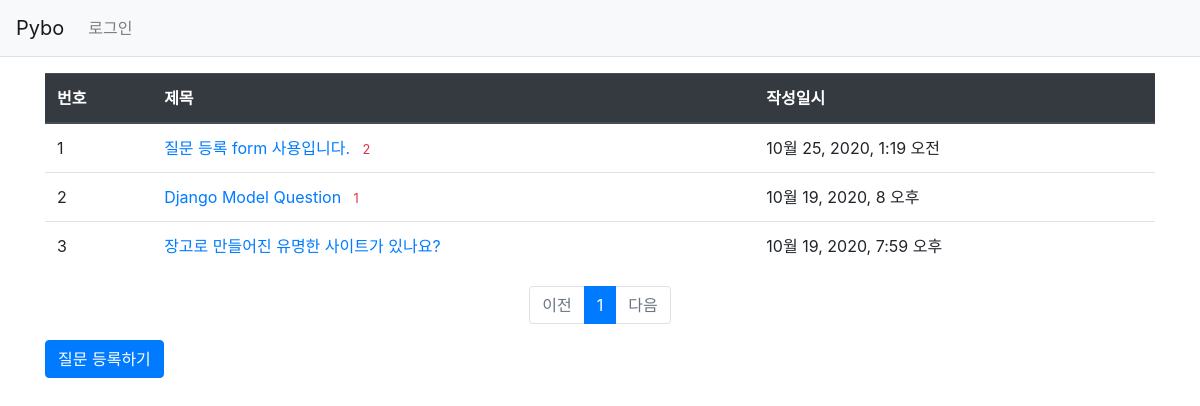
/pybo/, run on an earlier commit of the app's database.
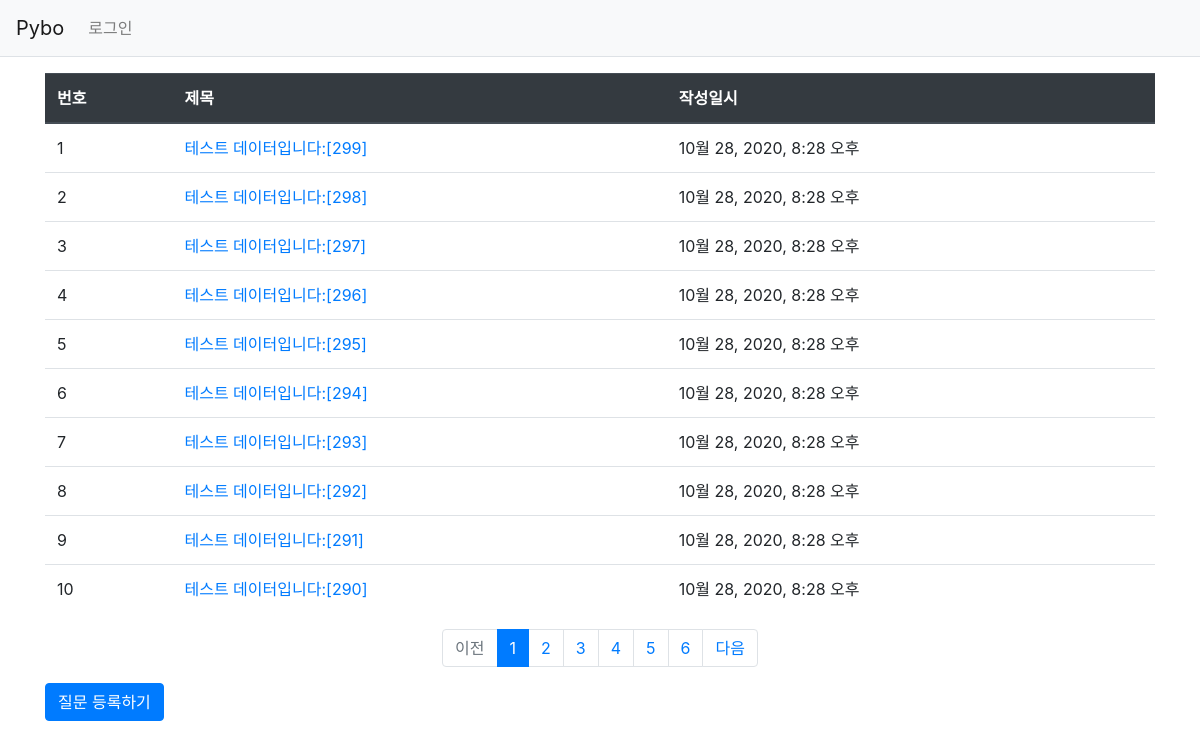
And on a later commit of the database.
### pybo/models.py (models this page shows, shortened)
class Question(models.Model):
    subject = models.CharField(max_length=200)
    content = models.TextField()
    create_date = models.DateTimeField()

### pybo/views.py (the view)
# urls.py: path('', views.index, name='index')
def index(request):
    page = request.GET.get('page', '1')  # 페이지
    question_list = Question.objects.order_by('-create_date')
    paginator = Paginator(question_list, 10)  # 페이지당 10개씩 보여주기
    page_obj = paginator.get_page(page)
    context = {'question_list': page_obj}
    return render(request, 'pybo/question_list.html', context)

### templates/pybo/question_list.html
{% extends 'base.html' %}
{% block content %}
{% load static %}
<link rel="stylesheet" type="text/css" href="{% static 'bootstrap.min.css' %}">
<div class="container my-3">
    <table class="table">
        <thead>
        <tr class="thead-dark">
            <th>번호</th>
            <th>제목</th>
            <th>작성일시</th>
        </tr>
        </thead>
        <tbody>
        {% if question_list %}
        {% for question in question_list %}
        <tr>
            <td>{{ forloop.counter }}</td>
            <td>
                <a href="{% url 'pybo:detail' question.id %}">{{ question.subject }}</a>
                {% if question.answer_set.count > 0 %}
                <span class="text-danger small ml-2">{{ question.answer_set.count }}</span>
                {% endif %}
            </td>
            <td>{{ question.create_date }}</td>
        </tr>
        {% endfor %}
        {% else %}
        <tr>
            <td colspan="3">질문이 없습니다.</td>
        </tr>
        {% endif %}
        </tbody>
    </table>
        <ul class="pagination justify-content-center">
        {% if question_list.has_previous %}
        <li class="page-item">
            <a class="page-link" href="?page={{ question_list.previous_page_number }}">이전</a>
        </li>
        {% else %}
        <li class="page-item disabled">
            <a class="page-link" tabindex="-1" aria-disabled="true" href="#">이전</a>
        </li>
        {% endif %}
        {% for page_number in question_list.paginator.page_range %}
            {% if page_number >= question_list.number|add:-5 and page_number <= question_list.number|add:5 %}
            {% if page_number == question_list.number %}
            <li class="page-item active" aria-current="page">
                <a class="page-link" href="?page={{ page_number }}">{{ page_number }}</a>
            </li>
            {% else %}
            <li class="page-item">
                <a class="page-link" href="?page={{ page_number }}">{{ page_number }}</a>
            </li>
            {% endif %}
            {% endif %}
        {% endfor %}
        {% if question_list.has_next %}
        <li class="page-item">
            <a class="page-link" href="?page={{ question_list.next_page_number }}">다음</a>
        </li>
        {% else %}
        <li class="page-item disabled">
            <a class="page-link" tabindex="-1" aria-disabled="true" href="#">다음</a>
        </li>
        {% endif %}
    </ul>
        <a href="{% url 'pybo:question_create' %}" class="btn btn-primary">질문 등록하기</a>
</div>
{% endblock %}

### templates/base.html (shortened to what this page needs)
{% load static %}
<!doctype html>
<html lang="ko">
<head>
    <link rel="stylesheet" type="text/css" href="{% static 'bootstrap.min.css' %}">
    <link rel="stylesheet" type="text/css" href="{% static 'style.css' %}">
</head>
<body>
{% include "navbar.html" %}
{% block content %}
{% endblock %}
</body>
</html>

### templates/navbar.html (shortened to what this page needs)
<nav class="navbar navbar-expand-lg navbar-light bg-light border-bottom">
    <a class="navbar-brand" href="{% url 'pybo:index' %}">Pybo</a>
    <div class="collapse navbar-collapse flex-grow-0" id="navbarNav">
        <ul class="navbar-nav">
            <li class="nav-item ">
                {% if user.is_authenticated %}
                <a class="nav-link" href="{% url 'common:logout' %}">{{ user.username }} (로그아웃)</a>
                {% else %}
                <a class="nav-link" href="{% url 'common:login' %}">로그인</a>
                {% endif %}
            </li>
        </ul>
    </div>
</nav>

What changed in the data, as far as the page shows it:
no longer on this page (row unchanged): Question: subject "질문 등록 form 사용입니다.", answer_set.count "2", create_date "10월 25, 2020, 1:19 오전"
no longer on this page (row unchanged): Question: subject "Django Model Question", answer_set.count "1", create_date "10월 19, 2020, 8 오후"
no longer on this page (row unchanged): Question: subject "장고로 만들어진 유명한 사이트가 있나요?", create_date "10월 19, 2020, 7:59 오후"
added Question: subject "테스트 데이터입니다:[299]", create_date "10월 28, 2020, 8:28 오후"
added Question: subject "테스트 데이터입니다:[298]", create_date "10월 28, 2020, 8:28 오후"
added Question: subject "테스트 데이터입니다:[297]", create_date "10월 28, 2020, 8:28 오후"
added Question: subject "테스트 데이터입니다:[296]", create_date "10월 28, 2020, 8:28 오후"
added Question: subject "테스트 데이터입니다:[295]", create_date "10월 28, 2020, 8:28 오후"
added Question: subject "테스트 데이터입니다:[294]", create_date "10월 28, 2020, 8:28 오후"
added Question: subject "테스트 데이터입니다:[293]", create_date "10월 28, 2020, 8:28 오후"
added Question: subject "테스트 데이터입니다:[292]", create_date "10월 28, 2020, 8:28 오후"
added Question: subject "테스트 데이터입니다:[291]", create_date "10월 28, 2020, 8:28 오후"
added Question: subject "테스트 데이터입니다:[290]", create_date "10월 28, 2020, 8:28 오후"
Also different on the page:
new list line: "2"
new list line: "3"
new list line: "4"
new list line: "5"
new list line: "6"
